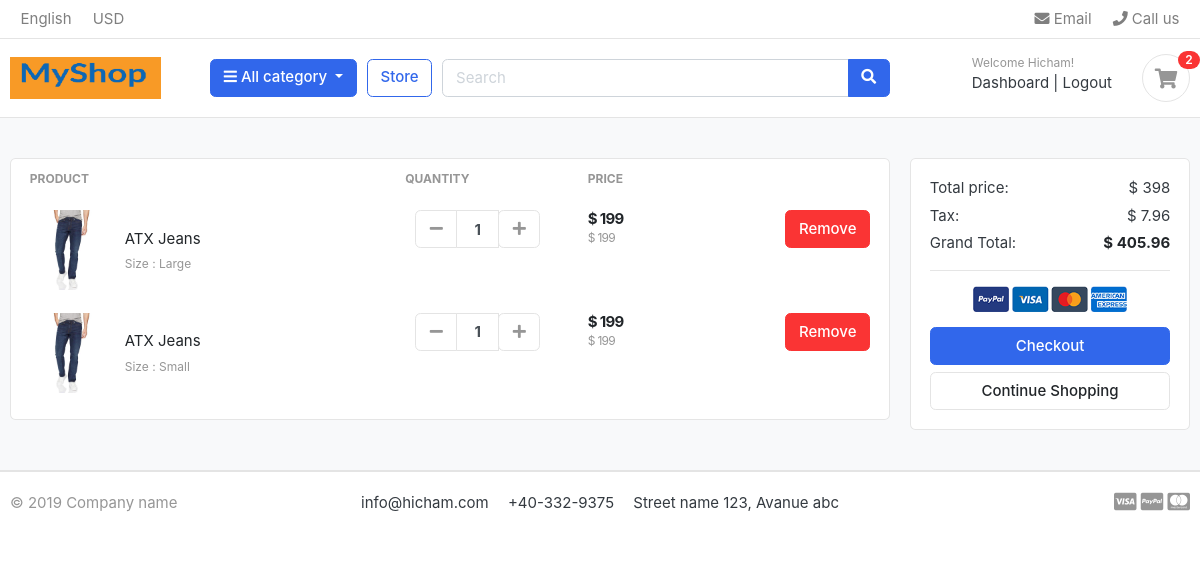
Before: /cart/ (signed in) with the older database file.
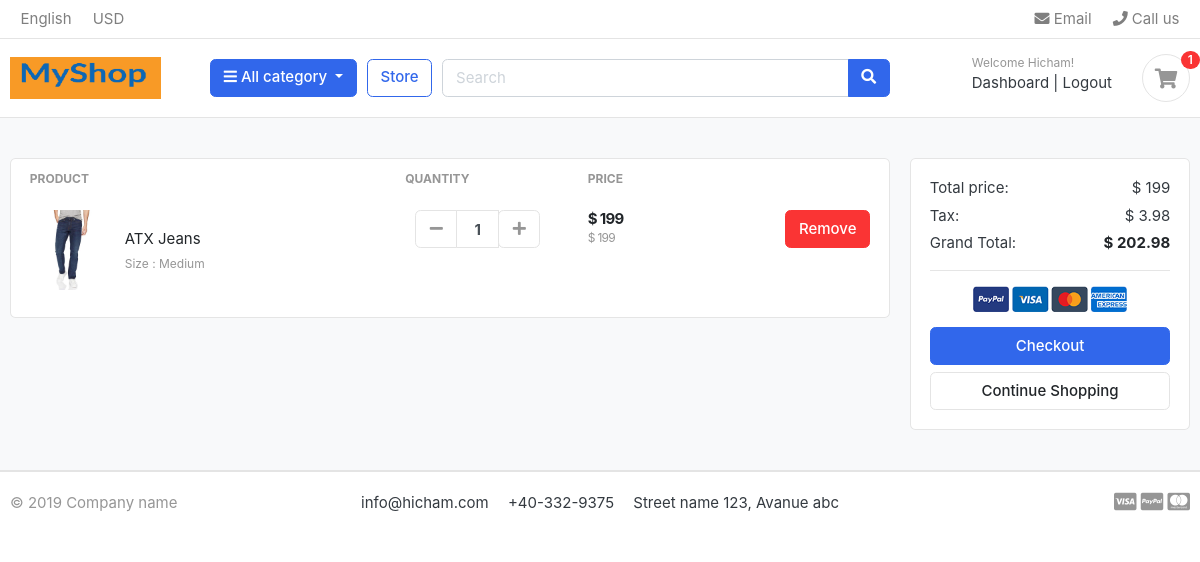
After: the same page with the newer database file.
### accounts/models.py (models this page shows, shortened)
class Account(AbstractBaseUser):
    first_name = models.CharField(max_length=50)
    last_name = models.CharField(max_length=50)
    username = models.CharField(max_length=50, unique=True)
    email = models.EmailField(max_length=100, unique=True)
    phone_number = models.CharField(max_length=50)
    date_joined = models.DateTimeField(auto_now_add=True)
    last_login = models.DateTimeField(auto_now_add=True)
    is_admin = models.BooleanField(default=False)
    is_staff = models.BooleanField(default=False)
    is_active = models.BooleanField(default=False)
    is_superadmin = models.BooleanField(default=False)
    USERNAME_FIELD = 'email'
    REQUIRED_FIELDS = ['username', 'first_name', 'last_name']
    objects = MyAccountManager()

### carts/models.py (models this page shows, shortened)
class CartItem(models.Model):
    user=models.ForeignKey(Account, on_delete=models.CASCADE, null=True)
    product = models.ForeignKey(Product, on_delete=models.CASCADE)
    variations = models.ManyToManyField(Variation, blank=True)
    cart = models.ForeignKey(Cart, on_delete=models.CASCADE, null=True)
    quantity = models.IntegerField()
    is_active = models.BooleanField(default=True)
    def sub_total(self):
        return self.product.price * self.quantity

### store/models.py (models this page shows, shortened)
class Product(models.Model):
    product_name = models.CharField(max_length=200, unique=True)
    slug = models.SlugField(max_length=200, unique =True)
    description = models.TextField(max_length=500, blank=True)
    price =models.IntegerField()
    images = models.ImageField(upload_to='photos/products')
    stock = models.IntegerField()
    is_available = models.BooleanField(default=True)
    category = models.ForeignKey(Category,  on_delete=models.CASCADE)
    created_date = models.DateTimeField(auto_now_add=True)
    modified_date = models.DateTimeField(auto_now=True)
    def get_url(self):
        return reverse('product_detail', args=[self.category.slug, self.slug])

class Variation(models.Model):
    product = models.ForeignKey(Product, on_delete=models.CASCADE)
    variation_category = models.CharField(max_length=100, choices= variation_category_choice)
    variation_value = models.CharField(max_length=100)
    is_active = models.BooleanField(default=True)
    created_date = models.DateTimeField(auto_now=True)
    objects =VariationManager()

### carts/views.py (the view)
# urls.py: path('cart/', include('carts.urls')),
def cart(request, total =0, quantity=0, cart_items=None):
    try:
        tax = 0
        grand_total =0
        if request.user.is_authenticated:
            cart_items = CartItem.objects.filter(user=request.user, is_active=True)
        else:
            cart= Cart.objects.get(cart_id=_cart_id(request))
            cart_items = CartItem.objects.filter(cart=cart, is_active=True)
        for cart_item in cart_items:
            total += (cart_item.product.price * cart_item.quantity)
            quantity += cart_item.quantity
        tax = (2* total)/100
        grand_total = total + tax
    except ObjectDoesNotExist:
        pass
    context ={
        'total': total,
        'quantity': quantity,
        'cart_items': cart_items,
        'tax': tax,
        'grand_total': grand_total,
    }
    return render(request, 'store/cart.html', context)

### carts/context_processors.py (called while the page is built)
def counter(request):
    cart_count = 0
    if 'admin' in request.path:
        return{}
    else:
        try:
            cart= Cart.objects.filter(cart_id=_cart_id(request))
            if request.user.is_authenticated:
                cart_items= CartItem.objects.all().filter(user=request.user)
            else:
                cart_items = CartItem.objects.all().filter(cart=cart[:1])
            for cart_item in cart_items:
                cart_count += cart_item.quantity
        except Cart.DoesNotExist:
            cart_count = 0
    return dict(cart_count=cart_count)

### carts/views.py (called while the page is built)
def _cart_id(request):
    cart = request.session.session_key
    if not cart:
        cart=request.session.create()
    return cart

### category/context_processors.py (called while the page is built)
def menu_links(request):
    links = Category.objects.all()
    return dict(links=links)

### category/models.py (called while the page is built)
    def get_url(self):
        return reverse('products_by_category', args=[self.slug])

### templates/store/cart.html (shortened to what this page needs)
{% extends 'base.html' %}
{% load static %}
{% block content %}
<section class="section-content padding-y bg">
<div class="container">
{% if not cart_items %}
<h2 class="text-center"> You shoping Cart is Empty</h2>
<br>
<div class="text-center">
<a href="{% url 'store' %}" class="btn btn-primary"> Continue Shoping</a>
</div>
{% else %}
<div class="row">
	<aside class="col-lg-9">
<div class="card">
<table class="table table-borderless table-shopping-cart">
<thead class="text-muted">
<tr class="small text-uppercase">
  <th scope="col">Product</th>
  <th scope="col" width="120">Quantity</th>
  <th scope="col" width="120">Price</th>
  <th scope="col" class="text-right" width="200"> </th>
</tr>
</thead>
<tbody>
	{% for cart_item in cart_items %}
<tr>
	<td>
		<figure class="itemside align-items-center">
			<div class="aside"><img src="{{ cart_item.product.images.url }}" class="img-sm"></div>
			<figcaption class="info">
				<a href="{{ cart_item.product.get_url }}" class="title text-dark">{{ cart_item.product.product_name }}</a>
				<p class="text-muted small">
					{% if cart_item.variations.all %}
					{% for item in cart_item.variations.all %}
					{{ item.variation_category | capfirst}} : {{ item.variation_value | capfirst}}<br>
					{% endfor %}
					{% endif %}
				</p>
			</figcaption>
		</figure>
	</td>
	<td>
					<div class="col">
						<div class="input-group input-spinner">
							<div class="input-group-prepend">
							<a href="{% url 'remove_cart' cart_item.product.id cart_item.id %}" class="btn btn-light" type="button" id="button-plus"> <i class="fa fa-minus"></i> </a>
							</div>
							<input type="text" class="form-control"  value="{{ cart_item.quantity }}">
							<div class="input-group-append">
								<form action="{% url 'add_cart' cart_item.product.id %}"  method="POST">
							<button class="btn btn-light" type="submit" id="button-minus"> <i class="fa fa-plus"></i> </button>
								</form>
							</div>
						</div>
					</div>
	</td>
	<td>
		<div class="price-wrap">
			<var class="price">$ {{ cart_item.sub_total }}</var>
			<small class="text-muted"> $ {{ cart_item.product.price }} </small>
		</div>
	</td>
	<td class="text-right">
	<a href="{% url 'remove_cart_item' cart_item.product.id cart_item.id %}" onclick="return confirm('Are you sure you want to delete this item')" class="btn btn-danger"> Remove</a>
	</td>
</tr>
{% endfor %}
</tbody>
</table>
</div>
	</aside>
	<aside class="col-lg-3">
		<div class="card">
		<div class="card-body">
			<dl class="dlist-align">
			  <dt>Total price:</dt>
			  <dd class="text-right">$ {{ total }}</dd>
			</dl>
			<dl class="dlist-align">
			  <dt>Tax:</dt>
			  <dd class="text-right"> $ {{ tax }}</dd>
			</dl>
			<dl class="dlist-align">
			  <dt>Grand Total:</dt>
			  <dd class="text-right text-dark b"><strong>$ {{grand_total}}</strong></dd>
			</dl>
			<hr>
			<p class="text-center mb-3">
				<img src="{% static './images/misc/payments.png' %}" height="26">
			</p>
			<a href="{% url 'checkout' %}" class="btn btn-primary btn-block"> Checkout </a>
			<a href="{% url 'store' %}" class="btn btn-light btn-block">Continue Shopping</a>
		</div>
		</div>
</aside>
</div>
{% endif %}
</div>
</section>
{% endblock %}

### templates/base.html (shortened to what this page needs)
{% load static %}
<!DOCTYPE HTML>
<html lang="en">
<head>
<link href="{% static 'css/bootstrap.css' %}" rel="stylesheet" type="text/css"/>
<link href="{% static 'fonts/fontawesome/css/all.min.css' %}" type="text/css" rel="stylesheet">
<link href="{% static 'css/ui.css' %}" rel="stylesheet" type="text/css"/>
<link href="{% static 'css/responsive.css' %}" rel="stylesheet" media="only screen and (max-width: 1200px)" />
</head>
<body>
{% include 'includes/navbar.html' %}
  {% block content %}
  {% endblock %}
  {% include 'includes/footer.html' %}

### templates/includes/navbar.html (shortened to what this page needs)
{% load static %}
<header class="section-header">
<nav class="navbar p-md-0 navbar-expand-sm navbar-light border-bottom">
<div class="container">
  <div class="collapse navbar-collapse" id="navbarTop4">
    <ul class="navbar-nav mr-auto">
    	<li class="nav-item dropdown">
		 	<a href="#" class="nav-link">   English </a>
		</li>
		<li class="nav-item dropdown">
			<a href="#" class="nav-link"> USD </a>
		</li>
    </ul>
    <ul class="navbar-nav">
		<li><a href="#" class="nav-link"> <i class="fa fa-envelope"></i> Email </a></li>
		<li><a href="#" class="nav-link"> <i class="fa fa-phone"></i> Call us </a></li>
	</ul>
  </div>
</div>
</nav>
<section class="header-main border-bottom">
	<div class="container">
<div class="row align-items-center">
	<div class="col-lg-2 col-md-3 col-6">
    <a href="{% url 'home' %}" class="brand-wrap">
      <img class="logo" src="{% static './images/logome.png' %}">
    </a>
	</div>
	<div class="col-lg col-sm col-md col-6 flex-grow-0">
		<div class="category-wrap dropdown d-inline-block float-right">
			<button type="button" class="btn btn-primary dropdown-toggle" data-toggle="dropdown">
				<i class="fa fa-bars"></i> All category
			</button>
		</div>
	</div>
	<a href="{% url 'store' %}" class="btn btn-outline-primary">Store</a>
	<div class="col-lg  col-md-6 col-sm-12 col">
		<form action="{% url 'search' %}" class="search" method='GET'>
			<div class="input-group w-100">
			    <input type="text" class="form-control" style="width:60%;" placeholder="Search" name='keyword'>
			    <div class="input-group-append">
			      <button class="btn btn-primary" type="submit">
			        <i class="fa fa-search"></i>
			      </button>
			    </div>
		    </div>
		</form>
	</div>
	<div class="col-lg-3 col-sm-6 col-8 order-2 order-lg-3">
				<div class="d-flex justify-content-end mb-3 mb-lg-0">
          {% if user.id is None %}
					<div class="widget-header">
						<small class="title text-muted">Welcome guest!</small>
						<div>
							<a href="{% url 'login' %}">Sign in</a> <span class="dark-transp"> | </span>
							<a href="{% url 'register' %}"> Register</a>
						</div>
					</div>
          {% else %}
          <div class="widget-header">
            <small class="title text-muted">Welcome {{user.first_name}}!</small>
            <div>
              <a href="{% url 'dashboard' %}">Dashboard</a> <span class="dark-transp"> | </span>
              <a href="{% url 'logout' %}"> Logout</a>
            </div>
          </div>
          {% endif %}
					<a href="{% url 'cart' %}" class="widget-header pl-3 ml-3">
						<div class="icon icon-sm rounded-circle border"><i class="fa fa-shopping-cart"></i></div>
						<span class="badge badge-pill badge-danger notify">{{cart_count}}</span>
					</a>
				</div>
			</div>
</div>
	</div>
</section>
</header>

### templates/includes/footer.html
<footer class="section-footer border-top">
	<div class="container">
		<section class="footer-bottom border-top row">
			<div class="col-md-2">
				<p class="text-muted"> &copy 2019 Company name </p>
			</div>
			<div class="col-md-8 text-md-center">
				<span  class="px-2">info@hicham.com</span>
				<span  class="px-2">+40-332-9375</span>
				<span  class="px-2">Street name 123, Avanue abc</span>
			</div>
			<div class="col-md-2 text-md-right text-muted">
				<i class="fab fa-lg fa-cc-visa"></i>
				<i class="fab fa-lg fa-cc-paypal"></i>
				<i class="fab fa-lg fa-cc-mastercard"></i>
			</div>
		</section>
	</div>
</footer>

### static/css/ui.css (style rules this page uses)
html { font-family: "Inter", sans-serif; font-size: 15px; }
.price-wrap { letter-spacing: -0.7px; }
.icon-xs, .icon-sm, .icon-md, .icon-lg { display: inline-block; text-align: center; flex-shrink: 0; flex-grow: 0; }
.icon-sm { width: 48px; height: 48px; line-height: 48px !important; font-size: 20px; }
.img-xs, .img-sm, .img-md, .img-lg { -o-object-fit: cover; object-fit: cover; flex-shrink: 0; flex-grow: 0; }
.img-sm { width: 80px; height: 80px; }
.padding-y { padding-top: 40px; padding-bottom: 40px; }
var { font-style: normal; }
figure { margin-bottom: 0; }
.bg { background-color: #f8f9fa; }
.b { font-weight: 600; }
p:last-child { margin-bottom: 0; }
.header-main { position: relative; padding-top: 1rem; padding-bottom: 1rem; }
.brand-wrap .logo, .navbar-brand .logo { margin-right: 7px; max-height: 42px; display: inline-block; }
.widget-header { display: inline-block; vertical-align: middle; position: relative; }
.widget-header a { color: #343a40; }
.widget-header i { color: #969696; }
.widget-header .title { display: block; }
.widget-header .notify { position: absolute; top: -3px; right: -10px; }
.footer-bottom { padding-top: 20px; padding-bottom: 20px; }
.btn-light { background-color: #fff; border-color: #e4e4e4; }
.btn-light i { color: #969696; }
.itemside { position: relative; display: flex; width: 100%; }
.itemside .aside { position: relative; flex-shrink: 0; }
.itemside .info { padding-left: 15px; padding-right: 7px; }
.itemside p { margin-bottom: 0; }
.itemside .title { display: block; margin-bottom: 5px; color: #212529; }
[class*=dlist-] { margin-bottom: 5px; }
[class*=dlist-] dd { margin-bottom: 0; }
.dlist-align { display: flex; }
.dlist-align dt { width: 150px; word-wrap: break-word; font-weight: normal; }
.dlist-align dd { flex-grow: 1; }
.notify { position: absolute; top: -4px; right: -10px; display: inline-block; padding: 0.25em 0.6em; font-size: 12px; line-height: 1; text-align: center; border-radius: 3rem; color: #fff; background-color: #fa3434; }
.price { font-weight: 600; color: #212529; }
.input-spinner { width: 125px; flex-wrap: nowrap; display: inline-flex; vertical-align: middle; }
.input-spinner input.form-control { text-align: center; max-width: 46px; font-weight: bold; flex-basis: 46px; border-color: #e4e4e4; flex-grow: 0; }
.input-spinner .btn { width: 42px; text-align: center; padding-left: 0.5rem; padding-right: 0.5rem; }
.table-shopping-cart.table td, .table-shopping-cart.table th { padding-left: 1.25rem; padding-right: 1.25rem; }
.table-shopping-cart .price-wrap { line-height: 1.2; }
.table-shopping-cart .price { font-weight: bold; margin-right: 5px; display: block; }

Changed rows visible on the page:
no longer on this page (row unchanged): Variation: variation_category "Size", variation_value "Large", shown under "ATX Jeans"
removed CartItem: product.images (picture), product.product_name "ATX Jeans", quantity "1", sub_total "199", product.price "199"
no longer on this page (row unchanged): Variation: variation_category "Size", variation_value "Small", shown under "ATX Jeans"
now on this page (row unchanged): Variation: variation_category "Size", variation_value "Medium", shown under "ATX Jeans"
Other visible differences:
{{ cart_count }}: "2" → "1"
{{ total }}: "398" → "199"
{{ tax }}: "7.96" → "3.98"
{{ grand_total }}: "405.96" → "202.98"
